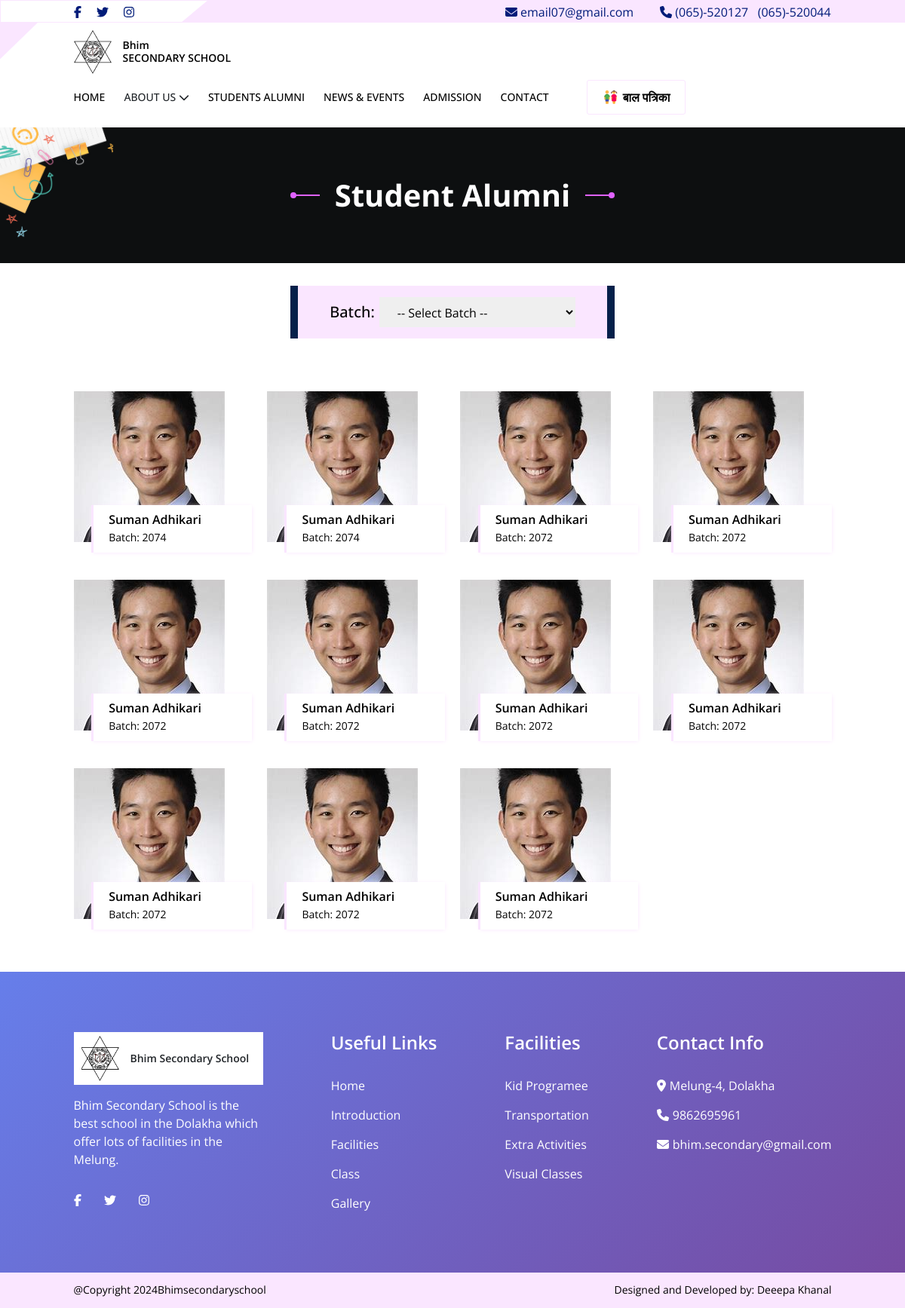
The app's page /alumni with its own data.
### BhimmaviApp/models.py (models this page shows, shortened)
class StudentAlumni(SoftDeleteModel):
    GENDER_CHOICES = [
        ('Male', 'Male'),
        ('Female', 'Female'),
        ('Other', 'Other'),
    ]
    name = models.CharField(max_length=100)
    image = models.ImageField(upload_to='alumni/', blank=True, null=True)
    detail = models.TextField()
    slc_batch = models.CharField(max_length=20)  # e.g., "Batch 2015"
    current_address = models.CharField(max_length=255)
    current_position = models.CharField(max_length=100)
    gender = models.CharField(max_length=10, choices=GENDER_CHOICES)
    facebook_link = models.URLField(max_length=200, blank=True, null=True)
    twitter_link = models.URLField(max_length=200, blank=True, null=True)
    email = models.EmailField(blank=True, null=True)
    class Meta:
        ordering = ['-slc_batch']  # Order by batch first, then by name

### BhimmaviApp/views.py (the view)
# urls.py: path('alumni',views.alumni_list, name='alumni'),
def alumni_list(request):
    distinct_batches = StudentAlumni.objects.values_list('slc_batch', flat=True).distinct()
    selected_batch = request.GET.get('batch', None)
    if selected_batch:
        alumni = StudentAlumni.objects.filter(slc_batch=selected_batch)
    else:
        alumni = StudentAlumni.objects.all()
    return render(request, 'student_alumni/student_alumni_list.html', {
        'alumni_list': alumni,
        'batches': distinct_batches,
        'selected_batch': selected_batch,
    })

### BhimmaviApp/softdelete_manager.py (called while the page is built)
    def get_queryset(self):
        return super().get_queryset().filter(deleted_at__isnull=True)

### templates/student_alumni/student_alumni_list.html (shortened to what this page needs)
{% extends 'base.html' %}
{% load static %}
{% block content %}
<section class="hero">
    <div class="head_title">
        <div class="line"></div>
        <h3 class="fs-40-w-700" style="color:white;">Student Alumni</h3>
        <div class="line"></div>
    </div>
</section>
<div class="search-bar">
    <div class="search-bar-wrapper">
        <label for="search">Batch: </label>
        <form method="get" action="">
            <select name="batch" id="batch" onchange="this.form.submit()">
                <option value="">-- Select Batch --</option>
            </select>
        </form>
    </div>
</div>
<section class="student_alumni">
    <div class="container">
        <div class="student_alumni_wrapper">
            {% for item in alumni_list %}
            <a href="/alumni/{{item.pk}}">
                <div class="alumi_box">
                    <div class="image">
                        <img src="{{ item.image.url }}" alt="{{ alumni.name }}" style="width: 200px; height: 200px; object-fit: cover;">
                        <div class="student_detail">
                            <div class="student_detail_box">
                                <h4 class="fs-16-w-600">{{ item.name }}</h4>
                                <span class="fs-14-w-400">Batch: {{ item.slc_batch }}</span>
                            </div>
                        </div>
                    </div>
                </div>
            </a>
            {% empty %}
            <p>No alumni found for the selected batch.</p>
            {% endfor %}
        </div>
    </div>
</section>
{% endblock %}

### records on screen
StudentAlumni: image (picture), name "Suman Adhikari", slc_batch "2074"
StudentAlumni: image (picture), name "Suman Adhikari", slc_batch "2074"
StudentAlumni: image (picture), name "Suman Adhikari", slc_batch "2072"
StudentAlumni: image (picture), name "Suman Adhikari", slc_batch "2072"
StudentAlumni: image (picture), name "Suman Adhikari", slc_batch "2072"
StudentAlumni: image (picture), name "Suman Adhikari", slc_batch "2072"
StudentAlumni: image (picture), name "Suman Adhikari", slc_batch "2072"
StudentAlumni: image (picture), name "Suman Adhikari", slc_batch "2072"
StudentAlumni: image (picture), name "Suman Adhikari", slc_batch "2072"
StudentAlumni: image (picture), name "Suman Adhikari", slc_batch "2072"
StudentAlumni: image (picture), name "Suman Adhikari", slc_batch "2072"
